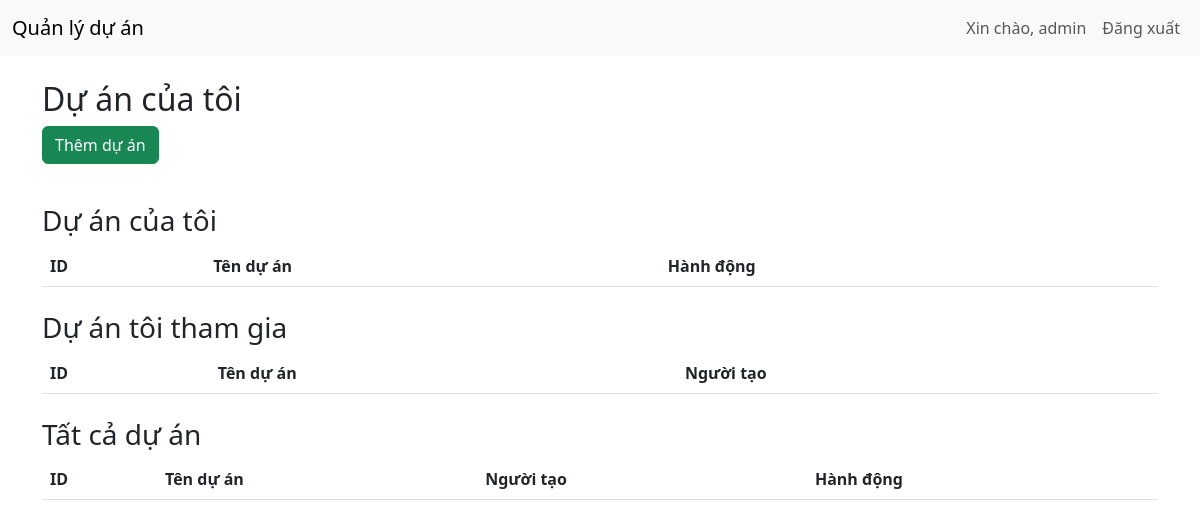
The page /dashboard (signed in) on the database as committed earlier.
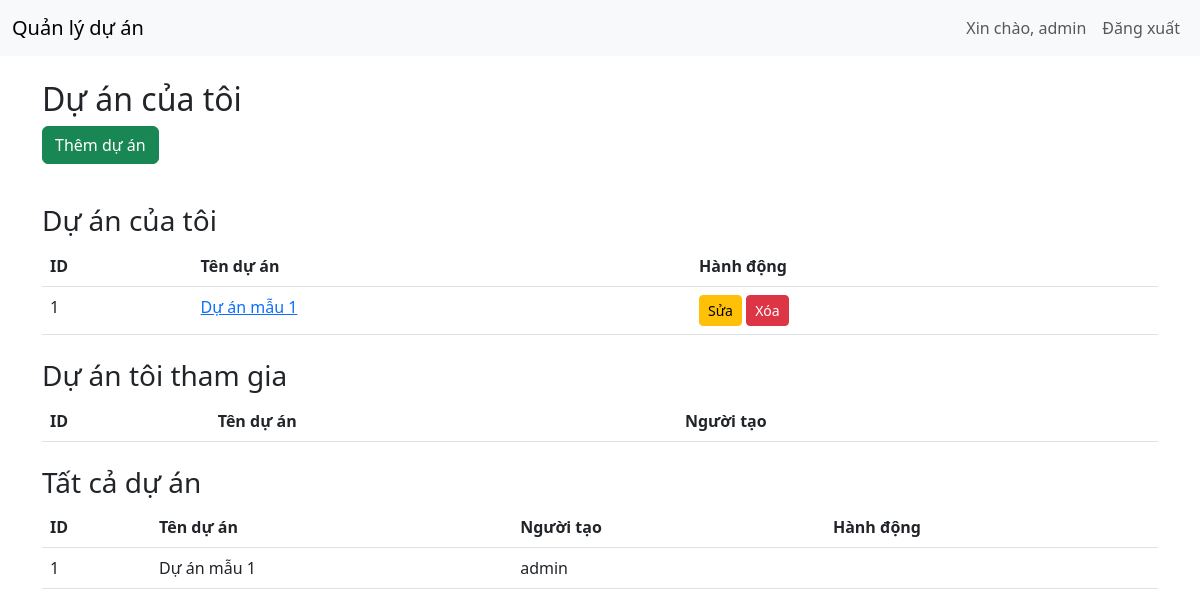
The same page on the database as committed later.
### tables this page shows
CREATE TABLE projects (
        id INTEGER PRIMARY KEY AUTOINCREMENT,
        name TEXT,
        created_by TEXT);

### app.py (the view)
@app.route('/dashboard')
def dashboard():
    if 'username' not in session:
        return redirect(url_for('login'))
    my_projects = get_my_projects(session['username'])
    joined_projects = get_joined_projects(session['username'])
    all_projects = get_projects()
    role = get_user_role(session['username'])
    all_users = get_all_users()
    return render_template('dashboard.html', my_projects=my_projects, joined_projects=joined_projects, all_projects=all_projects, role=role, all_users=all_users)

### database.py (called while the page is built)
def get_user_by_username(username):
    conn = sqlite3.connect('project.db')
    c = conn.cursor()
    c.execute('SELECT * FROM users WHERE username = ?', (username,))
    user = c.fetchone()
    conn.close()
    return user

def get_all_users():
    conn = sqlite3.connect('project.db')
    c = conn.cursor()
    c.execute('SELECT username FROM users')
    users = c.fetchall()
    conn.close()
    return [user[0] for user in users]

def get_projects():
    conn = sqlite3.connect('project.db')
    c = conn.cursor()
    c.execute('SELECT * FROM projects')
    projects = c.fetchall()
    conn.close()
    return projects

def get_user_role(username):
    conn = sqlite3.connect('project.db')
    c = conn.cursor()
    c.execute('SELECT role FROM users WHERE username = ?', (username,))
    role = c.fetchone()
    conn.close()
    return role[0] if role else None

def get_my_projects(username):
    conn = sqlite3.connect('project.db')
    c = conn.cursor()
    c.execute('SELECT p.* FROM projects p WHERE p.created_by = ?', (username,))
    projects = c.fetchall()
    conn.close()
    return projects

def get_joined_projects(username):
    conn = sqlite3.connect('project.db')
    c = conn.cursor()
    user = get_user_by_username(username)
    c.execute('SELECT p.* FROM projects p JOIN project_members pm ON p.id = pm.project_id WHERE pm.user_id = ? AND pm.status = "approved" AND p.created_by != ?',
              (user[0], username))
    projects = c.fetchall()
    conn.close()
    return projects

### templates/dashboard.html (shortened to what this page needs)
{% extends "base.html" %}
{% block content %}
<h2>Dự án của tôi</h2>
<button type="button" class="btn btn-success mb-3" data-bs-toggle="modal" data-bs-target="#addProjectModal">Thêm dự án</button>
<h3 class="mt-4">Dự án của tôi</h3>
<table class="table">
    <thead>
        <tr>
            <th>ID</th>
            <th>Tên dự án</th>
            <th>Hành động</th>
        </tr>
    </thead>
    <tbody>
        {% for project in my_projects %}
        <tr>
            <td>{{ project[0] }}</td>
            <td><a href="{{ url_for('project_tasks', project_id=project[0]) }}">{{ project[1] }}</a></td>
            <td>
                {% if role == 'admin' or project[2] == session.username %}
                <a href="{{ url_for('edit_project', project_id=project[0]) }}" class="btn btn-warning btn-sm">Sửa</a>
                <a href="{{ url_for('delete_project_route', project_id=project[0]) }}" class="btn btn-danger btn-sm" onclick="return confirm('Bạn có chắc muốn xóa?')">Xóa</a>
                {% endif %}
            </td>
        </tr>
        {% endfor %}
    </tbody>
</table>
<h3 class="mt-4">Dự án tôi tham gia</h3>
<table class="table">
    <thead>
        <tr>
            <th>ID</th>
            <th>Tên dự án</th>
            <th>Người tạo</th>
        </tr>
    </thead>
</table>
<h3 class="mt-4">Tất cả dự án</h3>
<table class="table">
    <thead>
        <tr>
            <th>ID</th>
            <th>Tên dự án</th>
            <th>Người tạo</th>
            <th>Hành động</th>
        </tr>
    </thead>
    <tbody>
        {% for project in all_projects %}
        <tr>
            <td>{{ project[0] }}</td>
            <td>{{ project[1] }}</td>
            <td>{{ project[2] }}</td>
            <td>
            </td>
        </tr>
        {% endfor %}
    </tbody>
</table>
{% endblock %}

### templates/base.html (shortened to what this page needs)
<!DOCTYPE html>
<html lang="en">
<head>
    <link href="https://cdn.jsdelivr.net/npm/bootstrap@5.3.0/dist/css/bootstrap.min.css" rel="stylesheet">
    <link href="https://cdn.jsdelivr.net/npm/bootstrap-icons@1.10.5/font/bootstrap-icons.css" rel="stylesheet">
</head>
<body>
    <nav class="navbar navbar-expand-lg navbar-light bg-light">
        <div class="container-fluid">
            <a class="navbar-brand" href="{{ url_for('dashboard') }}">Quản lý dự án</a>
            <div class="collapse navbar-collapse">
                <ul class="navbar-nav ms-auto">
                    {% if 'username' in session %}
                    <li class="nav-item">
                        <span class="nav-link">Xin chào, {{ session['username'] }}</span>
                    </li>
                    <li class="nav-item">
                        <a class="nav-link" href="{{ url_for('logout') }}">Đăng xuất</a>
                    </li>
                    {% endif %}
                </ul>
            </div>
        </div>
    </nav>
    <div class="container mt-4">
        {% block content %}{% endblock %}
    </div>
</body>
</html>

Rows that differ between the two databases and show on the page:
added projects: id "1", name "Dự án mẫu 1", created_by "admin"
